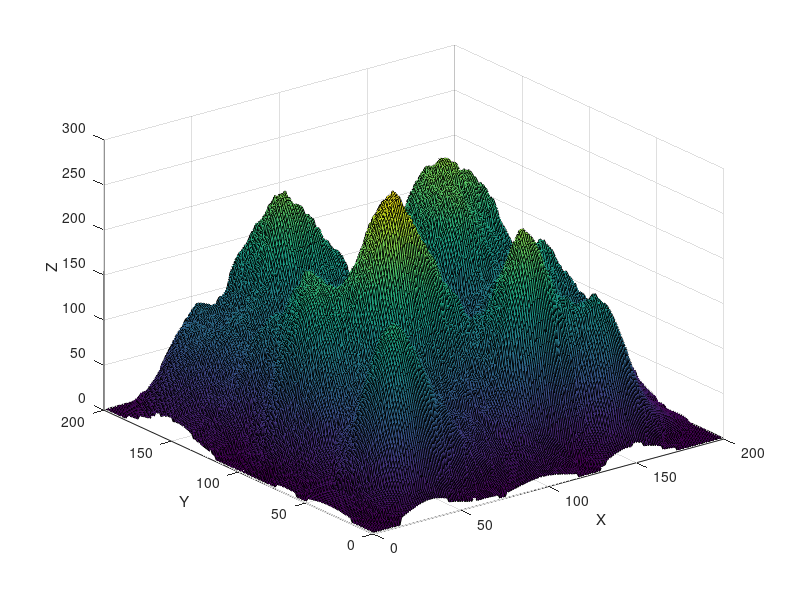

The MATLAB source for this figure:
% Parameters for Isolated Mountainous Terrain
terrainSize = 200; % Size of the terrain (e.g., 200x200)
numPeaks = 200; % Number of isolated mountain peaks
peakHeight = 300; % Maximum height of the mountain peaks
valleyDepth = 0; % Depth of the valleys
altitudeScale = 8; % Scale for the terrain altitude variations

% Generate the base terrain with random noise for natural ruggedness
[X, Y] = meshgrid(1:terrainSize, 1:terrainSize);
baseTerrain = altitudeScale * ( ...
    sin(0.03 * X) .* sin(0.03 * Y) + ... % Low frequency for large-scale undulations
    0.5 * sin(0.07 * X) .* sin(0.07 * Y) + ... % Medium frequency variations
    0.25 * sin(0.1 * X) .* sin(0.1 * Y) + ... % Small-scale undulations
    0.1 * rand(terrainSize) ... % Random noise for rugged terrain
);

% Add isolated mountain peaks at random locations
for i = 1:numPeaks
    peakX = randi([17, terrainSize - 17]); % Random X position (avoid edges)
    peakY = randi([17, terrainSize - 17]); % Random Y position (avoid edges)
    peakRadius = randi([15, 30]); % Random radius for each peak

    % Create circular peaks with a Gaussian shape
    for x = max(1, peakX - peakRadius):min(terrainSize, peakX + peakRadius)
        for y = max(1, peakY - peakRadius):min(terrainSize, peakY + peakRadius)
            distanceToPeak = sqrt((x - peakX)^2 + (y - peakY)^2);
            if distanceToPeak <= peakRadius
                baseTerrain(y, x) = baseTerrain(y, x) + ...
                    peakHeight * exp(-distanceToPeak^2 / (2 * (peakRadius / 2)^2));
            end
        end
    end
end

% Normalize the terrain to a specific range between valleys and peaks
baseTerrain = (baseTerrain - min(baseTerrain(:))) / (max(baseTerrain(:)) - min(baseTerrain(:)));
baseTerrain = baseTerrain * (peakHeight - valleyDepth) + valleyDepth;

% Create the struct for terrain data
terrainStruct = struct();
terrainStruct.start = [1; 1; 1]; % Starting position in the terrain
terrainStruct.end = [200; 200; 1]; % Goal at a higher altitude
terrainStruct.n = 7;
terrainStruct.xmin = 1;
terrainStruct.xmax = terrainSize;
terrainStruct.ymin = 1;
terrainStruct.ymax = terrainSize;
terrainStruct.zmin = valleyDepth;
terrainStruct.zmax = peakHeight;
terrainStruct.X = X(1,:);
terrainStruct.Y = Y(:,1);
terrainStruct.H = baseTerrain;
terrainStruct.safeH = 10; % Safe height for flying
terrainStruct.theta = 30; % Adjusted for steeper slopes in a mountainous terrain

save('terrainStruct.mat', 'terrainStruct');

% Plot the terrain with spread-apart mountains
figure;
surf(X, Y, baseTerrain);
xlabel('X');
ylabel('Y');
zlabel('Z');
%title('Isolated Mountain Terrain with Spread-Apart Peaks');
%colorbar;
%shading interp; % Optional: for smoother shading

% Display the struct
disp(terrainStruct);
